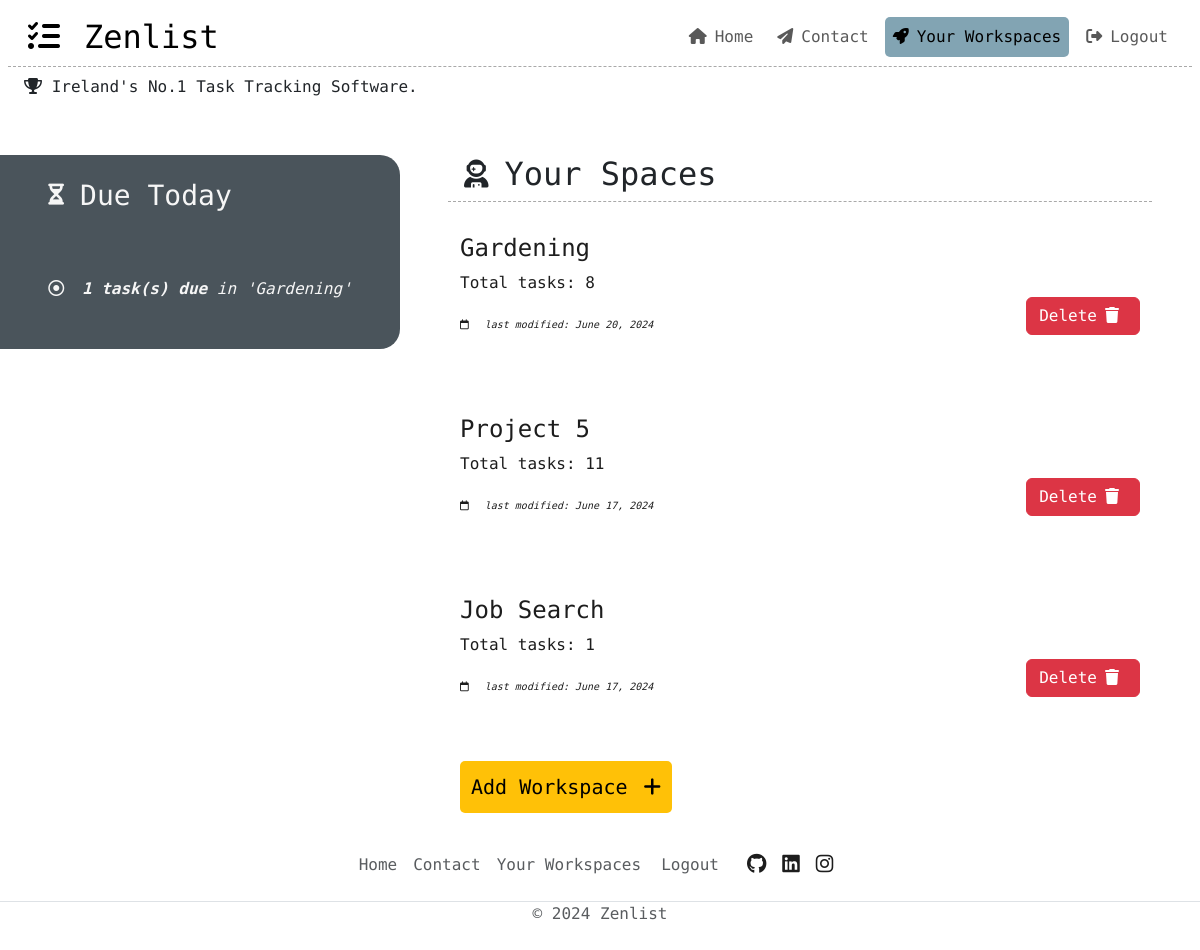
The page /workspaces/ (signed in) on the database its author committed.
### workspace/models.py (models this page shows, shortened)
class Workspace(models.Model):
    title = models.CharField(max_length=50, unique=True)
    slug = models.SlugField(max_length=200, unique=True)
    creator = models.ForeignKey(
        User,
        on_delete=models.CASCADE,
        related_name='creator'
    )
    created_on = models.DateField(auto_now_add=True)
    updated_on = models.DateField(null=True)
    class Meta:
        ordering = ["-created_on"]

### workspace/views.py (the view, shortened to what this page needs)
# urls.py: path('', views.WorkspaceListView.as_view(), name='spaces'),
class WorkspaceListView(generic.ListView):
    model = Workspace
    template_name = 'workspace/ws_list.html'
    def get_queryset(self):
        user_workspaces = Workspace.objects.filter(creator=self.request.user)
        return user_workspaces
    def get_context_data(self, **kwargs):
        data = super().get_context_data(**kwargs)
        data['user_workspaces'] = Workspace.objects.filter(
                creator=self.request.user
            )
        data['workspace_form'] = WorkspaceForm()
        ws_tasks = self.get_queryset().annotate(
            ws_task_count=Count('workspace_tasks')
        )
        data['ws_tasks'] = ws_tasks.order_by('-created_on')
        due_tasks = self.get_queryset().annotate(
            due_count=Count(
                'workspace_tasks',
                filter=Q(
                    workspace_tasks__due_date=timezone.now().date()
                )
            )
        )
        none_due = all(amount.due_count == 0 for amount in due_tasks)
        data['due_tasks'] = due_tasks.order_by('-created_on')
        data['none_due'] = none_due
        return data

### workspace/templates/workspace/ws_list.html (shortened to what this page needs)
{% extends "base.html" %} {% block content %}
{% load static %}
{% if user.is_authenticated %}
  {% if user_workspaces %}
  <div class="container mx-0 mt-2 full-width">
    <div class="row d-flex align-items-start justify-content-between">
      <div class="d-flex col-sm-12 col-lg-4 p-3 white-text due-task-container d-flex justify-content-center mb-5" id="due-task-container">
        {% include 'workspace/_task_analytics.html' %}
      </div>
      <div class="col-sm-12 col-lg-8 px-5">
        <div class="analytic-intro d-flex flex-row align-items-center bb-grey mb-3">
          <h2><i class="fa-solid fa-user-astronaut fa-sm mx-3"></i>Your Spaces</h2>
        </div>
        {% for space in ws_tasks %}
        <div class="container workspace-container mb-5">
          <div class="row d-flex align-items-end justify-content-between">
            <a href="{% url 'full_workspace' space.slug %}" class="workspace-link col-sm-12 col-md-6 py-3">
              <p class="post-title h4">{{ space.title }}</p>
              <p>Total tasks: {{space.ws_task_count}}</p>
              <em class="post-subtitle"><i class="fa-regular fa-calendar me-3"></i>last modified: {{ space.updated_on }}</em>
            </a>
            <div class="button-container button-container-workspace col-sm-12 col-md-6 mb-3">
              <button type="button" data-workspace-id="{{space.id}}" data-workspace-title="{{space.title}}" class="btn btn-delete btn-danger">
                Delete<i class="fa-solid fa-trash px-2"></i>
              </button>
            </div>
          </div>
        </div>
        {% endfor %}
        {% include 'workspace/add_ws_modal.html' %}
      </div>
    </div>
  </div>
  {% endif %}
{% else %}
  <!-- If user isn't authenticated and attempts to access the
    workspaces tab via URL input, redirects to signup page. -->
  {% include 'workspace/signup.html' %}
{% endif %}
{% endblock %}

### workspace/templates/workspace/_task_analytics.html (shortened to what this page needs)
<div class="workspace-analytics d-flex flex-column justify-content-between" id="workspace-analytics">
    <div class="analytic-intro brand mb-4 pt-2">
        <h3><i class="fa-solid fa-hourglass-half fa-xs ms-2 me-3"></i>Due Today</h3>
    </div>
    {% for analytic in due_tasks %}
    {% if analytic.due_count > 0 %}
    <div class="due-today d-flex flex-column justify-content-center my-4 p-2">
        <em>
            <i class="fa-regular fa-circle-dot me-2"></i>
            <strong class="task-count">{{analytic.due_count}} task(s) due</strong>
            in '{{analytic.title}}'
        </em>
    </div>
    {% endif %}
    {% endfor %}
</div>

### static/css/style.css (style rules this page uses)
.post-subtitle { font-size: 10px; }
.white-text { color: rgb(246, 246, 246); }
.workspace-link { color: rgb(29, 29, 29); transition: all 0.4s ease; }
.workspace-container { transition: all 0.2s ease; }
body { font-family: "Source Code Pro", monospace; font-weight: 400; font-style: normal; }
.bb-grey { border-bottom: 1px dashed darkgrey; }
.full-width { min-width: 100%; }
.workspace-container a { text-decoration: none; }
.due-task-container { background-color: rgb(74, 84, 91); border-top-right-radius: 20px; border-bottom-right-radius: 20px; height: 100%; flex-grow: 1; }
@media all and (min-width: 760px) { .button-container-workspace { display: flex; align-items: start; justify-content: end; } }

### rows shown on the page
Workspace: due_count "1", title "Gardening", ws_task_count "8", updated_on "June 20, 2024"
Workspace: title "Project 5", ws_task_count "11", updated_on "June 17, 2024"
Workspace: title "Job Search", ws_task_count "1", updated_on "June 17, 2024"
